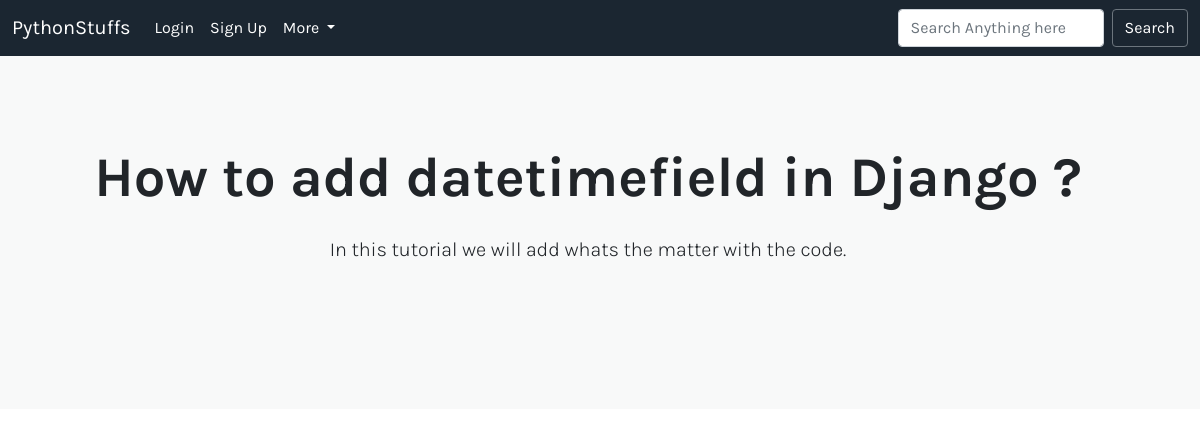
Page /post/1/how-to-admin-in-djankklsd on the committed database.
### app/models.py (models this page shows, shortened)
class Post(models.Model):
	class Meta:
		ordering = ['-updated','-created']
	title = models.CharField(max_length=500 , null = True)
	summary = models.TextField()
	created = models.DateTimeField(auto_now_add = True)
	updated = models.DateTimeField(auto_now = True)
	content = QuillField()
	slug = models.SlugField(null=False, unique=True)
	user = models.ForeignKey(User , on_delete = models.CASCADE)
	group = models.ForeignKey(Group , on_delete =models.CASCADE)

### app/views.py (the view)
# urls.py: path('post/<int:post_id>/<slug:post_slug>',views.view_post,name='view-post-page'),
def view_post(request,post_id,post_slug):
	post = get_object_or_404(Post, pk = post_id)
	return render(request,'post/index.html',{'post':post})

### templates/post/index.html (shortened to what this page needs)
{% extends 'base.html' %}
{% block body %}
	<div class="container-fluid" style="background:  	#f8f9f9  ;">
		<div class="row col-md-12">
			  <div class="px-4 py-5 my-5 text-center">
			    <h1 class="display-4 fw-bold mb-4">{{ post.title }}</h1>
			    <div class="col-lg-7 mx-auto">
			      <p class="lead mb-5">{{ post.summary }}</p>
			    </div>
			  </div>
		</div>
	</div>
{% endblock %}

### rows in the picture
Post: title "How to add datetimefield in Django ?", summary "In this tutorial we will add whats the matter with the code."
